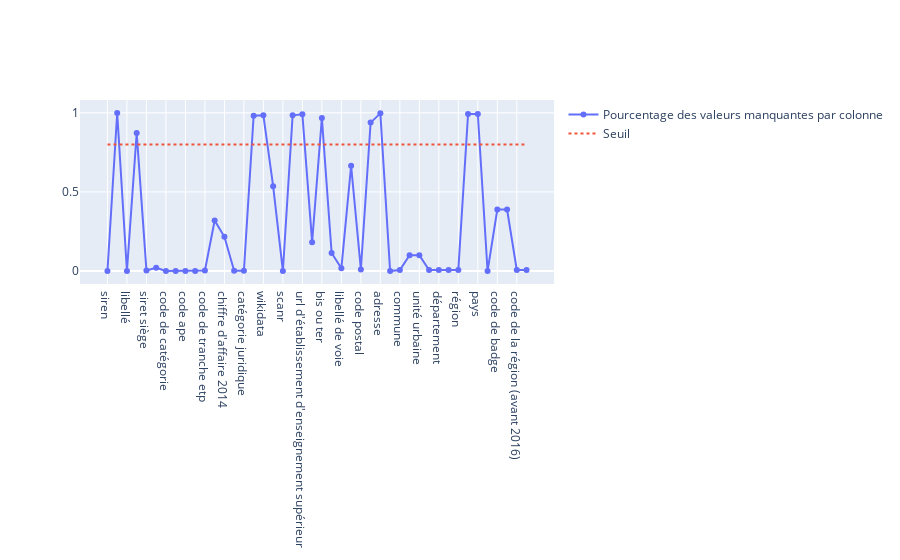

Notebook source saved alongside this figure:
### Code cell
# plot of percentage of NaN values in each column
threshold = 0.8

columns = df.columns
nbObservations = df.shape[0]
arrPercentageOfNan = []
colsToRemove = []

for label in columns:
  percentage = len(df[df[label].isnull()]) / nbObservations

  if percentage > threshold:
    colsToRemove.append(label)
  
  arrPercentageOfNan.append(percentage)

fig = go.Figure(data=[
                      go.Scatter(x=columns, y=arrPercentageOfNan, mode="markers + lines", name="Pourcentage des valeurs manquantes par colonne"),
                      go.Scatter(x=columns, y=[threshold for i in arrPercentageOfNan], name="Seuil", line=dict(dash='dot'))
])

fig.show()

### Figure 1 — Plotly figure (JSON) as saved in the notebook; plotly's stock layout.template omitted (floating-point values rounded to 4 significant figures)
{"data": [{"mode": "markers+lines", "name": "Pourcentage des valeurs manquantes par colonne", "type": "scatter", "x": ["siren", "siret", "libellé", "sigle", "siret siège", "date de création", "code de catégorie", "catégorie", "code ape", "libellé ape", "code de tranche etp", "tranche etp", "chiffre d'affaire 2014", "code de catégorie juridique", "catégorie juridique", "code uai", "wikidata", "site web", "scanr", "wikipedia", "url d'établissement d'enseignement supérieur", "numéro de voie", "bis ou ter", "type de voie", "libellé de voie", "complément d'adresse", "code postal", "bureau distributeur", "adresse", "code commune", "commune", "code d'unité urbaine", "unité urbaine", "code du département", "département", "code de la région", "région", "code du pays", "pays", "géolocalisation", "code de badge", "badge", "code de la région (avant 2016)", "région (avant 2016)"], "y": [0, 0.9991, 0, 0.8727, 0.004223, 0.02121, 0, 0, 0.0003249, 0.0003249, 0.003434, 0.3198, 0.2164, 0.001764, 0.001764, 0.9822, 0.984, 0.5362, 0, 0.984, 0.9905, 0.1828, 0.9674, 0.1139, 0.01726, 0.6656, 0.01002, 0.9381, 0.9966, 0, 0.005987, 0.1006, 0.1006, 0.006868, 0.006868, 0.006868, 0.006868, 0.9931, 0.9931, 0, 0.3888, 0.3888, 0.006868, 0.006868]}, {"line": {"dash": "dot"}, "name": "Seuil", "type": "scatter", "x": ["siren", "siret", "libellé", "sigle", "siret siège", "date de création", "code de catégorie", "catégorie", "code ape", "libellé ape", "code de tranche etp", "tranche etp", "chiffre d'affaire 2014", "code de catégorie juridique", "catégorie juridique", "code uai", "wikidata", "site web", "scanr", "wikipedia", "url d'établissement d'enseignement supérieur", "numéro de voie", "bis ou ter", "type de voie", "libellé de voie", "complément d'adresse", "code postal", "bureau distributeur", "adresse", "code commune", "commune", "code d'unité urbaine", "unité urbaine", "code du département", "département", "code de la région", "région", "code du pays", "pays", "géolocalisation", "code de badge", "badge", "code de la région (avant 2016)", "région (avant 2016)"], "y": [0.8, 0.8, 0.8, 0.8, 0.8, 0.8, 0.8, 0.8, 0.8, 0.8, 0.8, 0.8, 0.8, 0.8, 0.8, 0.8, 0.8, 0.8, 0.8, 0.8, 0.8, 0.8, 0.8, 0.8, 0.8, 0.8, 0.8, 0.8, 0.8, 0.8, 0.8, 0.8, 0.8, 0.8, 0.8, 0.8, 0.8, 0.8, 0.8, 0.8, 0.8, 0.8, 0.8, 0.8]}], "layout": {}}
